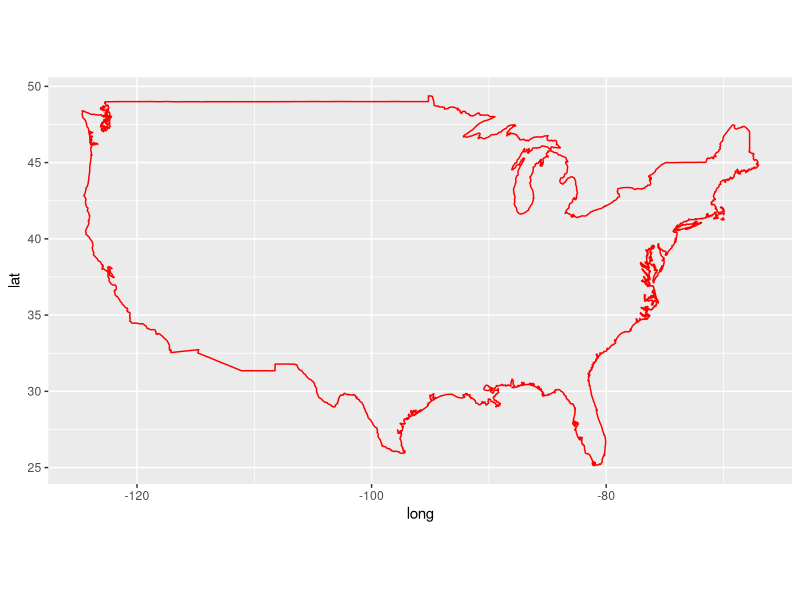
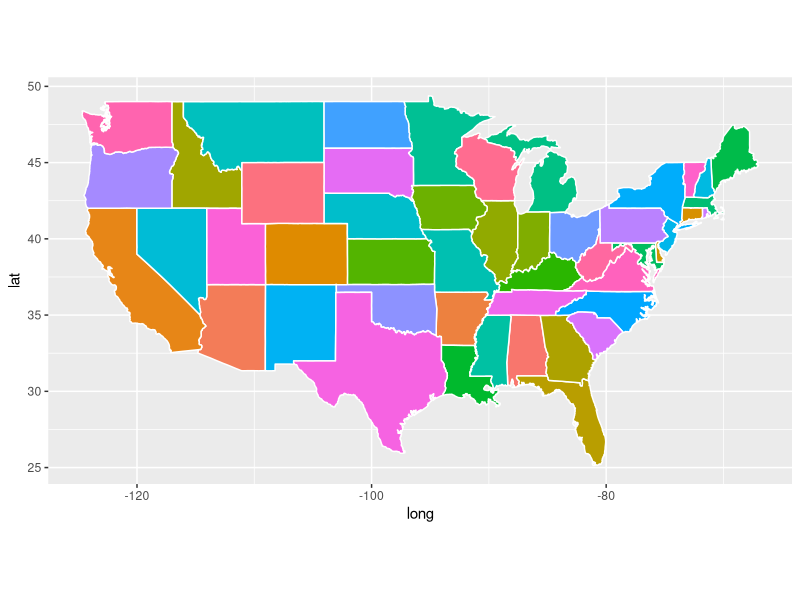
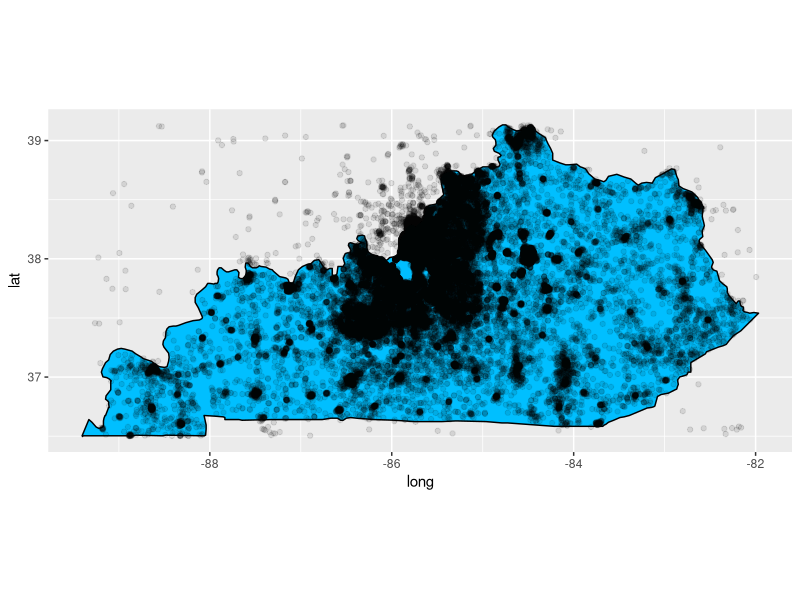

Generate these figures, in order, with R:
#
# Examples from: http://eriqande.github.io/rep-res-web/lectures/making-maps-with-R.html
# 


library('maps')
library("mapproj")
m = map("state", fill = TRUE, plot = FALSE)
area.map(m, "Kentucky")

library("ggplot2")
usa <- map_data("usa") 
states <- map_data("state")
ggplot() + 
  geom_polygon(data = usa, aes(x=long, y = lat, group = group), fill = NA, color = "red") + 
  coord_fixed(1.3)

ggplot(data = states) + 
  geom_polygon(aes(x = long, y = lat, fill = region, group = group), color = "white") + 
  coord_fixed(1.3) +
  guides(fill=FALSE)  # do this to leave off the color legend

kentucky <- subset(states, region %in% "kentucky")


sampleLL <- read.csv('data/lat_long_synthetic.csv')

# Data is all over the country -- make a simple bounding box for Kentucky:
  minlong <- min(kentucky$long)
  minlat <- min(kentucky$lat)
  maxlong <- max(kentucky$long)
  maxlat <- max(kentucky$lat)

  x <- which (sampleLL$Longitude > minlong &
                     sampleLL$Longitude < maxlong &
                     sampleLL$Latitude > minlat &
                     sampleLL$Latitude < maxlat)
sampleLL <- sampleLL[x,]

ggplot(data = kentucky) + 
  geom_polygon(aes(x = long, y = lat, group = group), fill = "deepskyblue", color = "black") + 
  coord_fixed(1.3) +
  geom_point(data=sampleLL, aes(x=Longitude, y=Latitude), alpha = 0.1)
